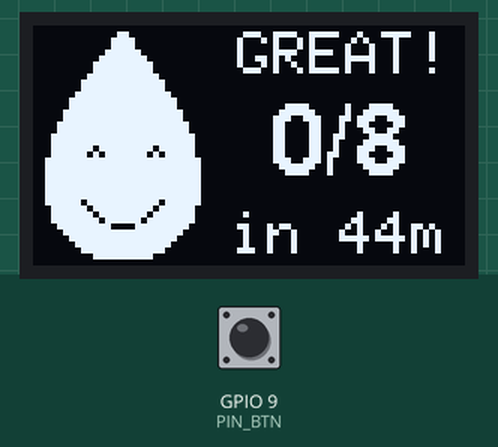
This program was run on a simulated ESP32-C3. Parts: 72×40 one-colour display. The test bench sets the inputs (shaded band); at power-on: GPIO 9 (PIN_BTN) HIGH. EEPROM starts erased; what the program prints to the serial monitor is not drawn.

Above: at 2.7 s.
2.8 s: GPIO 9 (PIN_BTN) pulled LOW for 0.15 s
At 3.08 s:
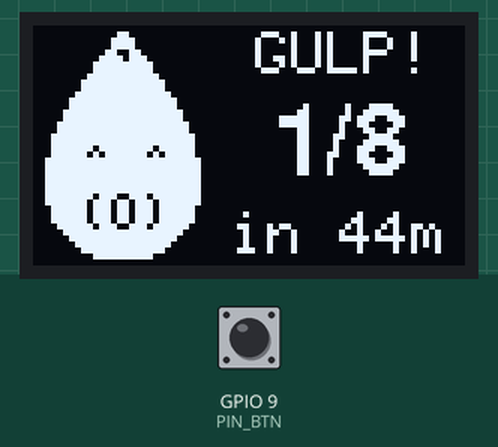
3.5 s: GPIO 9 (PIN_BTN) pulled LOW for 3.2 s
At 6.9 s:
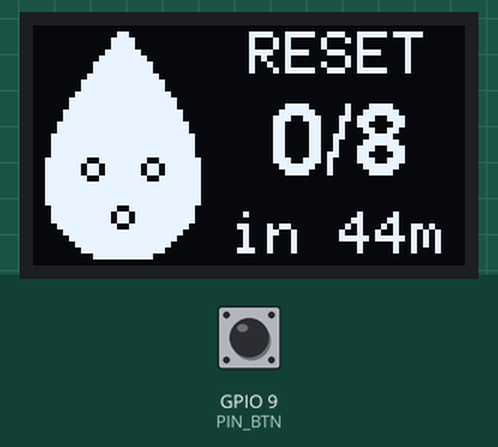
8.2 s: GPIO 9 (PIN_BTN) pulled LOW for 1 s
9.8 s: GPIO 9 (PIN_BTN) pulled LOW for 0.15 s
At 12.11 s:
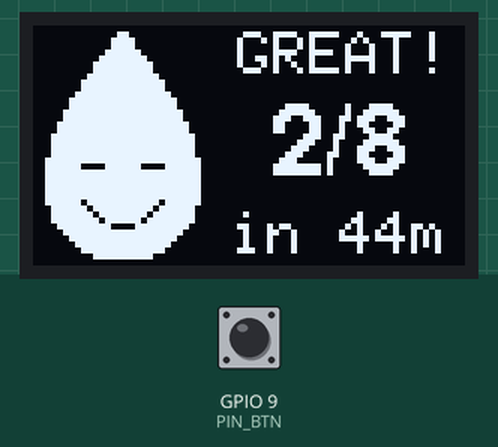
Timing chart, 0 to 13.6 s (numbered marks = the images above; inputs shaded):
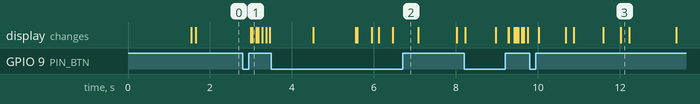

The program:

main.cpp
```cpp
// c3-pal: hydration buddy for ESP32-C3 + 0.42" OLED (SSD1306 72x40)
//
//  - Short press BOOT  -> log a drink (cup +1, timer resets)
//  - Long press BOOT   -> reset today's cup count (hold 2 s)
//  - When a drink is due, the screen flashes until you press the button.
//  - The water droplet is the progress bar: it's full right after a drink and
//    drains until the next one is due. Its face shows how hydrated you are.
//
// Power: the screen turns off SCREEN_ON_MS after the last press and the chip
// goes into light sleep (RAM and the timer kept, about 0.1-0.2 mA) until the
// button is pressed or a drink falls due. A press while the screen is off
// only wakes it. When a drink falls due the screen flashes for DUE_SHOW_MS,
// then again every REMIND_EVERY_MS until you drink.
// USB serial stops while the chip sleeps: to flash, tap RST and upload within
// AWAKE_AFTER_BOOT_MS (or hold BOOT and tap RST for download mode).

#include <Arduino.h>
#include <Wire.h>
#include <U8g2lib.h>
#include <Preferences.h>
#include <esp_sleep.h>
#include <driver/gpio.h>

// ------------------------------------------------------------------ config
static const uint32_t DRINK_INTERVAL_MS = 45UL * 60UL * 1000UL;  // remind every 45 min
static const uint8_t  DAILY_GOAL        = 8;                     // cups per day
static const uint32_t LONG_PRESS_MS     = 2000;                  // hold to reset
static const uint32_t FLASH_PERIOD_MS   = 400;                   // invert toggle rate when due
static const uint32_t TOAST_MS          = 1500;                  // "GULP!" / "RESET" duration
static const uint32_t REFILL_MS         = 800;                   // droplet refill animation
static const uint32_t BLINK_EVERY_MS    = 4000;                  // droplet blinks its eyes
static const uint32_t BLINK_LEN_MS      = 150;

// power
static const uint32_t SCREEN_ON_MS        = 15000;               // screen stays on after a press
static const uint32_t DUE_SHOW_MS         = 30000;               // flashing when a drink falls due
static const uint32_t REMIND_EVERY_MS     = 5UL * 60UL * 1000UL; // then again this often until you drink
static const uint32_t AWAKE_AFTER_BOOT_MS = 60000;               // no sleep for this long after power-on (USB upload)
static const uint8_t  CONTRAST            = 128;                 // 0..255; the OLED's current goes with it
static const uint32_t CPU_MHZ             = 80;                  // 80 is the lowest that keeps USB working
static const uint32_t FRAME_MS            = 100;                 // redraw rate with the screen on
static const uint32_t FRAME_ANIM_MS       = 40;                  // ... during the refill animation

// Pins for the common "ESP32-C3 0.42 OLED" board
#define PIN_SDA 5
#define PIN_SCL 6
#define PIN_BTN 9   // BOOT button, active low

// ------------------------------------------------------------------ globals
// The "ER" 72x40 constructor handles the panel's offset inside the 128x64 controller.
// Pins are NOT passed here: on ESP32 that makes U8g2 call Wire.begin() itself with
// an ambiguous overload. We call Wire.begin(SDA, SCL) explicitly in setup() instead.
// Screen rotation: U8G2_R0 in the bar (USB-C down), U8G2_R2 in the boot,
// where the board stands USB-C up (env:boot sets it).
#ifndef C3PAL_ROTATION
#define C3PAL_ROTATION U8G2_R0
#endif
U8G2_SSD1306_72X40_ER_F_HW_I2C u8g2(C3PAL_ROTATION, U8X8_PIN_NONE);
Preferences prefs;

enum Mood { M_GREAT, M_OK, M_THIRSTY, M_DUE, M_GULP, M_RESET };

static uint8_t  cups        = 0;
static uint32_t lastDrinkMs = 0;
static uint32_t toastUntil  = 0;
static Mood     toastMood   = M_GULP;
static float    refillFrom  = 0;   // water level when the last drink was logged
static bool     inverted    = false;
static bool     screenOn      = true;
static uint32_t screenOnUntil = 0;
static uint32_t nextAlertMs   = 0;      // when the screen next wakes to flash "DRINK!"
static bool     swallowPress  = false;  // the press that woke the screen does nothing else

// ------------------------------------------------------------------ helpers
static float waterLeft(uint32_t now) {  // 1.0 = just drank, 0.0 = due
  uint32_t el = now - lastDrinkMs;
  if (el >= DRINK_INTERVAL_MS) return 0;
  return 1.0f - (float)el / DRINK_INTERVAL_MS;
}

static void saveCups() {
  prefs.putUChar("cups", cups);
}

static void setInverted(bool inv) {
  if (inv == inverted) return;
  inverted = inv;
  u8g2.sendF("c", inv ? 0xA7 : 0xA6);  // SSD1306 invert / normal display
}

// Keep the screen on until at least now + ms.
static void wakeScreen(uint32_t now, uint32_t ms) {
  if (!screenOn) {
    u8g2.setPowerSave(0);
    screenOn = true;
  }
  if ((int32_t)(now + ms - screenOnUntil) > 0) screenOnUntil = now + ms;
}

static void showToast(Mood m, uint32_t now) {
  toastMood  = m;
  toastUntil = now + TOAST_MS;
}

static void onDrink(uint32_t now) {
  refillFrom = waterLeft(now);
  if (cups < 99) cups++;
  lastDrinkMs = now;
  nextAlertMs = now + DRINK_INTERVAL_MS;
  saveCups();
  showToast(M_GULP, now);
  Serial.printf("Drink! cups=%u\n", cups);
}

static void onReset(uint32_t now) {
  refillFrom = waterLeft(now);
  cups = 0;
  lastDrinkMs = now;
  nextAlertMs = now + DRINK_INTERVAL_MS;
  saveCups();
  showToast(M_RESET, now);
  Serial.println("Cup count reset");
}

// ------------------------------------------------------------------ button
static bool btnDown = false;  // a press is in progress (keeps the screen awake)

static void pollButton(uint32_t now) {
  static bool     lastRaw    = HIGH;
  static uint32_t lastChange = 0;
  static uint32_t downSince  = 0;
  static bool     longFired  = false;
  bool& down = btnDown;

  bool raw = digitalRead(PIN_BTN);
  if (raw != lastRaw) { lastRaw = raw; lastChange = now; }
  if (now - lastChange < 30) return;  // debounce

  bool pressed = (raw == LOW);
  if (swallowPress) {                 // the press that woke the screen
    if (!pressed) { swallowPress = false; down = false; }
    return;
  }
  if (pressed && !screenOn) {         // screen off: this press only wakes it
    swallowPress = true;
    wakeScreen(now, SCREEN_ON_MS);
    return;
  }
  if (pressed) wakeScreen(now, SCREEN_ON_MS);
  if (pressed && !down) {
    down = true; downSince = now; longFired = false;
  } else if (pressed && down && !longFired && now - downSince >= LONG_PRESS_MS) {
    longFired = true;
    onReset(now);
  } else if (!pressed && down) {
    down = false;
    if (!longFired) onDrink(now);
  }
}

// ------------------------------------------------------------------ mood
static bool toastActive(uint32_t now) { return (int32_t)(toastUntil - now) > 0; }

static Mood currentMood(uint32_t now) {
  if (toastActive(now)) return toastMood;
  uint32_t el = now - lastDrinkMs;
  if (el >= DRINK_INTERVAL_MS)        return M_DUE;
  if (el < DRINK_INTERVAL_MS / 3)     return M_GREAT;
  if (el < DRINK_INTERVAL_MS * 2 / 3) return M_OK;
  return M_THIRSTY;
}

// ------------------------------------------------------------------ droplet
// Layout: droplet on the left (30x40 px), text on the right (x = 30..71).
static const float DROP_CX  = 15.0f;  // horizontal centre
static const float DROP_TIP = 0.0f;   // y of the pointed top
static const float DROP_CY  = 26.0f;  // centre of the round bottom
static const float DROP_R   = 13.0f;  // radius of the round bottom
static const float WALL     = 1.6f;   // outline thickness

static float hwOuter[40], hwInner[40];  // half-width of each row (-1 = outside)
static float cumArea[41];               // inner area from row y down to the bottom

// Teardrop: a sine-shaped point on top of a circle.
static float shapeHW(float y, float tip, float cy, float r) {
  if (y < tip) return -1;
  if (y <= cy) return r * sinf((y - tip) / (cy - tip) * PI / 2);
  float d = y - cy;
  return d > r ? -1 : sqrtf(r * r - d * d);
}

static void initDropShape() {
  float innerTop = DROP_TIP + WALL * 1.6f;
  for (int y = 0; y < 40; y++) {
    hwOuter[y] = shapeHW(y, DROP_TIP, DROP_CY, DROP_R);
    hwInner[y] = shapeHW(y, innerTop, DROP_CY, DROP_R - WALL);
  }
  cumArea[40] = 0;
  for (int y = 39; y >= 0; y--)
    cumArea[y] = cumArea[y + 1] + (hwInner[y] > 0 ? 2 * hwInner[y] : 0);
}

// Water surface y for a fill level, by area, so "half left" looks half full.
static float surfaceFor(float level) {
  float target = level * cumArea[0];
  for (int y = 39; y >= 0; y--) {
    if (cumArea[y] >= target) {
      float w = cumArea[y] - cumArea[y + 1];
      return y + 1 - (w > 0 ? (target - cumArea[y + 1]) / w : 0);
    }
  }
  return 0;
}

static void span(float hw, int8_t ox, int& x0, int& x1) {
  x0 = (int)lroundf(DROP_CX - hw) + ox;
  x1 = (int)lroundf(DROP_CX + hw) - 1 + ox;
}

// level: 0..1 water fill, waveAmp: surface wobble in px
static void drawDroplet(float level, float waveAmp, int8_t ox, uint32_t now) {
  float surface = surfaceFor(level);
  float phase   = now * 0.004f;

  for (int y = 0; y < 40; y++) {
    int x0, x1;
    if (hwOuter[y] < 0) continue;
    span(hwOuter[y], ox, x0, x1);
    if (x1 >= x0) { u8g2.setDrawColor(1); u8g2.drawHLine(x0, y, x1 - x0 + 1); }

    if (hwInner[y] < 0) continue;
    span(hwInner[y], ox, x0, x1);
    if (x1 < x0) continue;
    u8g2.setDrawColor(0);
    u8g2.drawHLine(x0, y, x1 - x0 + 1);  // hollow it out

    if (level <= 0) continue;
    u8g2.setDrawColor(1);                 // pour the water in
    for (int x = x0; x <= x1; x++) {
      float s = surface + sinf(x * 0.55f + phase) * waveAmp;
      if (y >= s) u8g2.drawPixel(x, y);
    }
  }
  u8g2.setDrawColor(1);
}

// Face uses XOR so it stays visible over both water and empty space.
static void drawFace(Mood m, int8_t ox, uint32_t now) {
  const char* eyes;
  const char* mouth;
  switch (m) {
    case M_GREAT:   eyes = "^ ^"; mouth = "\\_/"; break;  // big smile
    case M_OK:      eyes = "o o"; mouth = " u "; break;   // content
    case M_THIRSTY: eyes = "- -"; mouth = " ~ "; break;   // meh
    case M_DUE:     eyes = "x x"; mouth = "/~\\"; break;  // parched
    case M_GULP:    eyes = "^ ^"; mouth = "(O)"; break;   // gulping
    case M_RESET:
    default:        eyes = "o o"; mouth = " o "; break;
  }
  if ((m == M_GREAT || m == M_OK) && (now % BLINK_EVERY_MS) < BLINK_LEN_MS) eyes = "- -";

  u8g2.setFont(u8g2_font_5x7_tf);
  u8g2.setFontMode(1);
  u8g2.setDrawColor(2);
  u8g2.drawStr(8 + ox, 19, eyes);
  u8g2.drawStr(8 + ox, 27, mouth);
  u8g2.setDrawColor(1);
  u8g2.setFontMode(0);

  // sweat drop next to the tip when thirsty
  if (m == M_THIRSTY || m == M_DUE) {
    int x = 24 + ox;
    u8g2.drawPixel(x + 1, 4);
    u8g2.drawHLine(x, 5, 3);
    u8g2.drawHLine(x, 6, 3);
    u8g2.drawPixel(x + 1, 7);
  }
}

// ------------------------------------------------------------------ text
static const uint8_t PANEL_X = 30, PANEL_W = 42;  // text panel

static void drawCentered(int y, const char* s) {
  int w = u8g2.getStrWidth(s);
  u8g2.drawStr(PANEL_X + (PANEL_W - w) / 2, y, s);
}

static void drawInfo(Mood m, uint32_t now) {
  const char* label;
  switch (m) {
    case M_GREAT:   label = "GREAT!";  break;
    case M_OK:      label = "GOOD";    break;
    case M_THIRSTY: label = "THIRSTY"; break;
    case M_DUE:     label = "DRINK!";  break;
    case M_GULP:    label = "GULP!";   break;
    default:        label = "RESET";   break;
  }
  if ((m == M_GREAT || m == M_OK) && cups >= DAILY_GOAL) label = "GOAL!";

  u8g2.setFont(u8g2_font_6x10_tf);
  drawCentered(0, label);

  char buf[12];
  snprintf(buf, sizeof buf, "%u/%u", cups, DAILY_GOAL);
  u8g2.setFont(u8g2_font_helvB12_tr);
  drawCentered(12, buf);

  uint32_t el = now - lastDrinkMs;
  if (el < DRINK_INTERVAL_MS) {
    uint32_t left = (DRINK_INTERVAL_MS - el) / 1000;
    if (left >= 60) snprintf(buf, sizeof buf, "in %lum", (unsigned long)(left / 60));
    else            snprintf(buf, sizeof buf, "in %lus", (unsigned long)left);
  } else {
    snprintf(buf, sizeof buf, "+%lum", (unsigned long)((el - DRINK_INTERVAL_MS) / 60000));
  }
  u8g2.setFont(u8g2_font_6x10_tf);
  drawCentered(30, buf);
}

// ------------------------------------------------------------------ frame
static void render(uint32_t now) {
  Mood m = currentMood(now);

  // flash the whole screen while a drink is overdue
  setInverted(m == M_DUE && (now / FLASH_PERIOD_MS) % 2);

  float level   = waterLeft(now);
  float waveAmp = (level > 0.03f && level < 0.97f) ? 0.8f : 0;

  // refill animation right after a drink / reset
  uint32_t sinceToast = now - (toastUntil - TOAST_MS);
  if (toastActive(now) && sinceToast < REFILL_MS) {
    float t = (float)sinceToast / REFILL_MS;
    t = 1 - (1 - t) * (1 - t);  // ease out
    level   = refillFrom + (1 - refillFrom) * t;
    waveAmp = 1.8f;
  }

  int8_t ox = (m == M_DUE && (now / 600) % 2) ? 1 : 0;  // parched droplet wobbles

  u8g2.clearBuffer();
  drawDroplet(level, waveAmp, ox, now);
  drawFace(m, ox, now);
  drawInfo(m, now);
  u8g2.sendBuffer();
}

static void splash() {
  u8g2.clearBuffer();
  drawDroplet(1.0f, 0, 0, 0);
  drawFace(M_GREAT, 0, 1000);
  u8g2.setFont(u8g2_font_6x10_tf);
  drawCentered(8, "c3-pal");
  drawCentered(22, "hi! :)");
  u8g2.sendBuffer();
  delay(1500);
}

// ------------------------------------------------------------------ main
// Screen off, chip in light sleep until the button or the next alert.
static void sleepUntilNeeded(uint32_t now) {
  int32_t wait = (int32_t)(nextAlertMs - now);
  if (wait < 1) return;
  esp_sleep_enable_timer_wakeup((uint64_t)wait * 1000ULL);
  gpio_wakeup_enable((gpio_num_t)PIN_BTN, GPIO_INTR_LOW_LEVEL);
  esp_sleep_enable_gpio_wakeup();
  esp_light_sleep_start();
  gpio_wakeup_disable((gpio_num_t)PIN_BTN);
  if (esp_sleep_get_wakeup_cause() == ESP_SLEEP_WAKEUP_GPIO) {
    swallowPress = true;
    wakeScreen(millis(), SCREEN_ON_MS);
  }
}

void setup() {
  setCpuFrequencyMhz(CPU_MHZ);
  Serial.begin(115200);
  Serial.setTxTimeoutMs(0);  // don't stall on prints with no USB host
  pinMode(PIN_BTN, INPUT_PULLUP);

  Wire.begin(PIN_SDA, PIN_SCL);
  u8g2.setBusClock(400000);  // shorter I2C transfers
  u8g2.begin();
  u8g2.setContrast(CONTRAST);
  u8g2.setFontPosTop();

  prefs.begin("c3pal", false);
  cups = prefs.getUChar("cups", 0);

  initDropShape();
  splash();
  lastDrinkMs = millis();  // timer starts at power-on
  nextAlertMs = lastDrinkMs + DRINK_INTERVAL_MS;
  wakeScreen(lastDrinkMs, SCREEN_ON_MS);
  Serial.printf("c3-pal ready, cups=%u\n", cups);
}

void loop() {
  uint32_t now = millis();

  // a drink falls due (and every REMIND_EVERY_MS after): flash for a while
  if ((int32_t)(now - nextAlertMs) >= 0) {
    wakeScreen(now, DUE_SHOW_MS);
    nextAlertMs = now + DUE_SHOW_MS + REMIND_EVERY_MS;
  }

  pollButton(now);

  if (screenOn) {
    static uint32_t lastFrame = 0;
    bool anim = toastActive(now) && now - (toastUntil - TOAST_MS) < REFILL_MS;
    if (now - lastFrame >= (anim ? FRAME_ANIM_MS : FRAME_MS)) {
      lastFrame = now;
      render(now);
    }
    bool idle = (int32_t)(now - screenOnUntil) >= 0 && !toastActive(now) &&
                !btnDown && !swallowPress && digitalRead(PIN_BTN) == HIGH;
    if (idle) {
      setInverted(false);
      u8g2.setPowerSave(1);  // OLED off (a few uA)
      screenOn = false;
    }
    delay(10);
    return;
  }

  if (now < AWAKE_AFTER_BOOT_MS) { delay(10); return; }  // let USB uploads work after a reset
  sleepUntilNeeded(now);
}
```

Measured:
- after the input at 2.8 s, the display: first changes after 0.19 s (image 1 shows a later state)
- after the input at 3.5 s, the display: first differs from a run without the input after 2.1 s (image 2 shows a later state)
